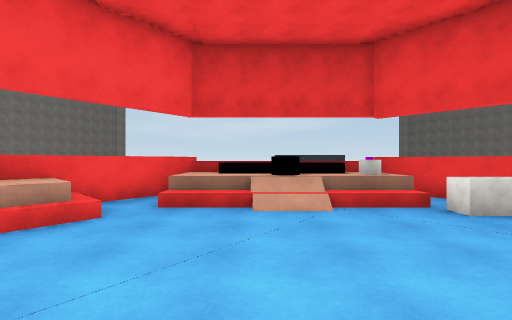
View 1 (above)

18 first-person views from a walk through a Unity game level. The camera is 1.5 m above the floor, looks level and sees 80° across. The floor is counted in squares, 2 m on a side. Each view is taken from the middle of a square. On the plan, view 1 faces up. The plan holds only what a view shows up to about 10 squares ahead; the rest is blank. The place goes on beyond the plan. Surface patterns are stand-ins for the level's own textures.

View 2
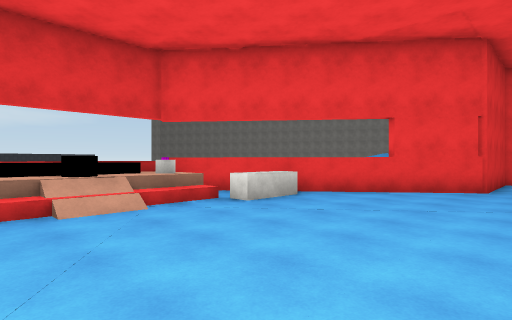

View 3
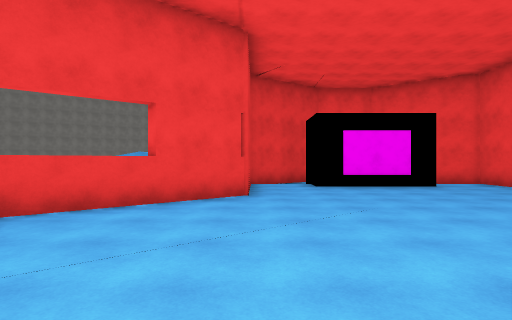

View 4
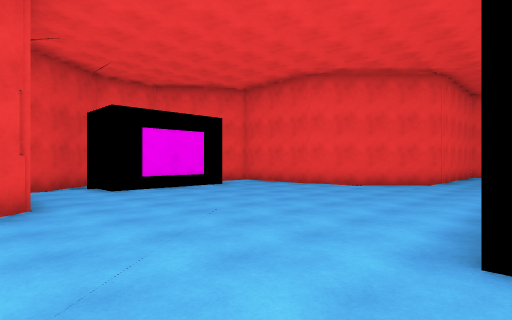

View 5
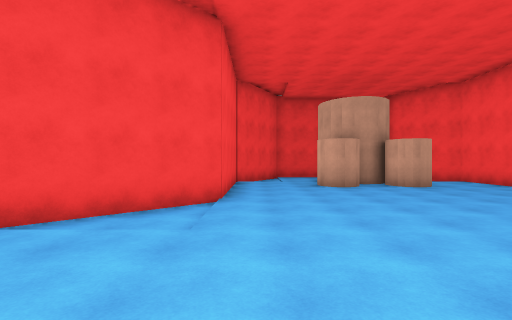

View 6
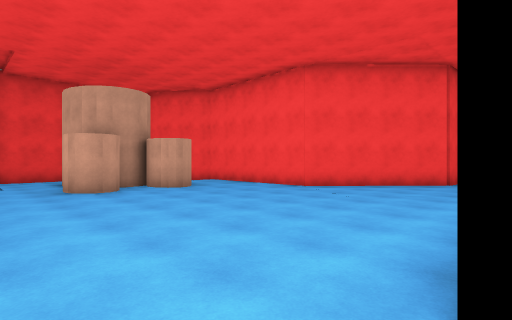

View 7
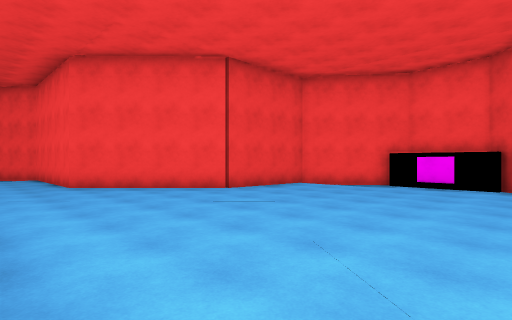

View 8
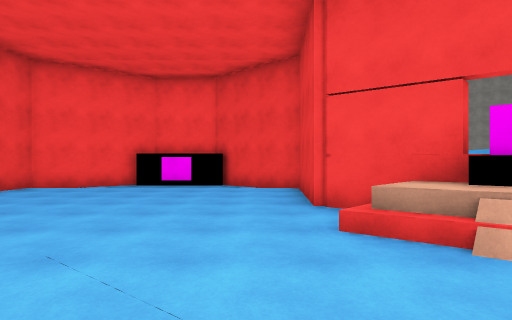

View 9
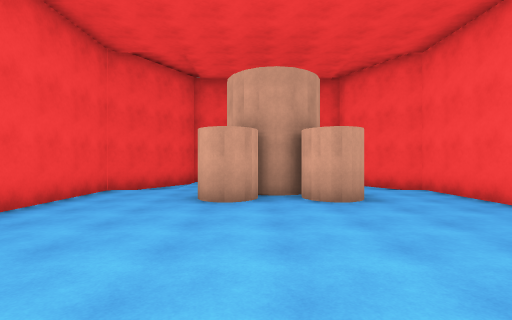

View 10
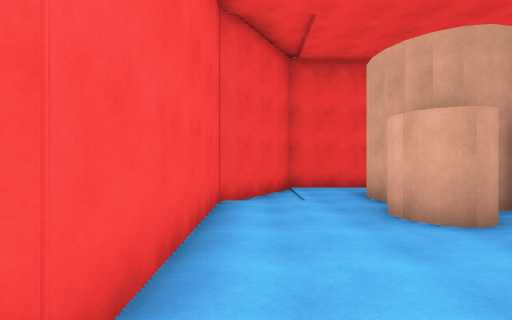

View 11
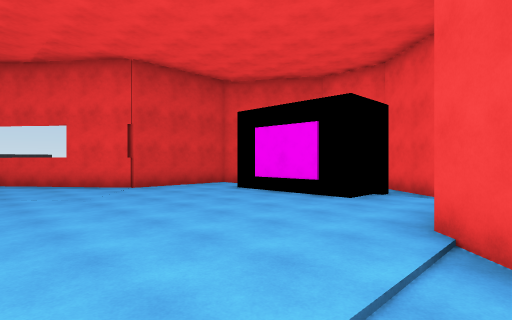

View 12
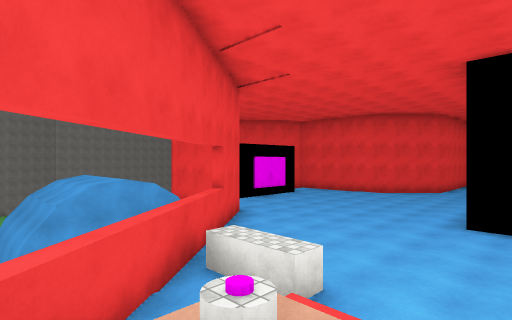

View 13
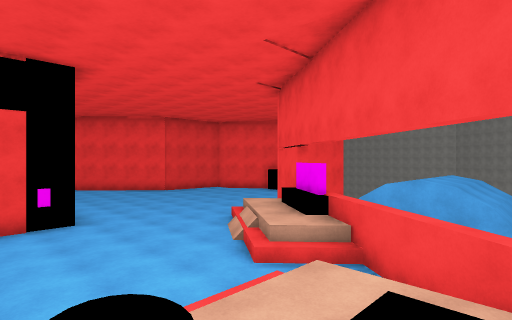

View 14
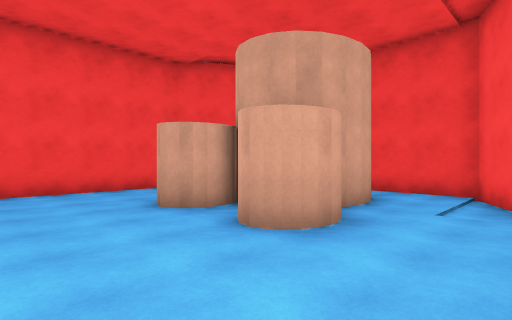

View 15
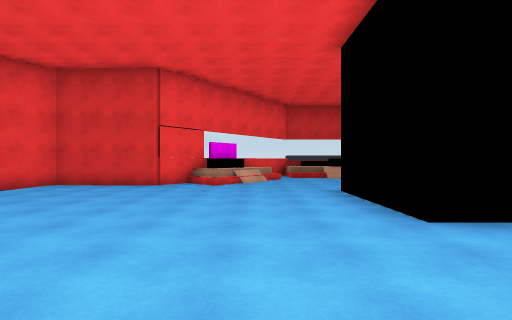

View 16
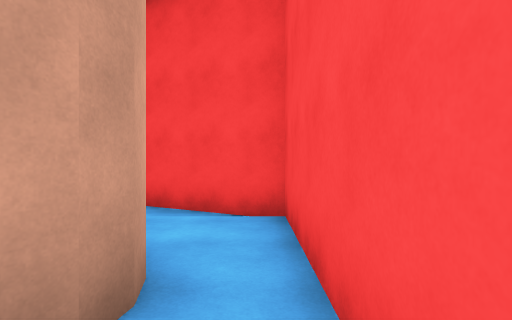

View 17
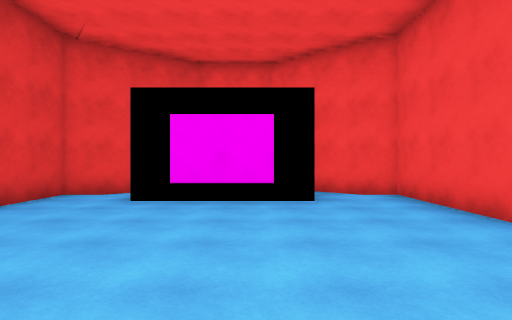

View 18
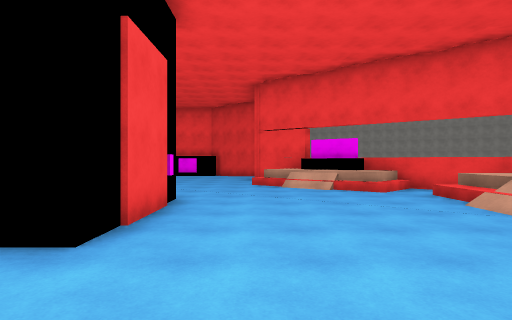

### Floor plan
Key: @ floor where view 1 was taken; # wall or solid block; . main floor; : floor 1 m higher than the main floor; + floor 1.5 m higher than the main floor; / step, stairs or slope; = window, fence, low wall or low ledge; ^ raised ledge; v drop or lower ground; O other object.
Columns run from 11 left of view 1 to 13 right of it. Each row starts with its distance up from view 1.
  7          #=++=#v
  6  ^^^^   #.:/OO##    vvvv
  5  ^^^^  v=.////..#   ^^^^
  4     ^  #:/....^^#v  ^^ ^
  3     ^ ##=........#  ^
  2      v#//.........# v
  1  v####./...........####
  0  #/........@...........#
 -1 #./.......### .......###v
 -2 #./.......    .......#
 -3 #./.......    .......# ##
 -4 #./.......    .......###v
 -5  #/....................#
 -6  v###..............####
 -7      #............#
 -8       #..........#
 -9        #........#
-10        ##.......#
-11         #.......#
-12         #.####..#
-13         #..##...#
-14         #..##...#
-15         #..##..#
-16          #.....#
-17           #####

Positions as (right, up) in squares from view 1, and headings:
1: (0, 0), facing up
2: (-1, 0), facing up-right
3: (1, 1), facing right
4: (2, 2), facing down-right
5: (4, -3), facing down
6: (4, -4), facing down-left
7: (-1, 0), facing down-left
8: (-1, 0), facing left
9: (1, -6), facing down
10: (4, -8), facing down
11: (4, -7), facing up-right
12: (1, 7), facing down-right
13: (1, 7), facing down-left
14: (-3, -9), facing down-right
15: (-3, -8), facing up
16: (-1, -16), facing right
17: (4, -3), facing right
18: (5, 1), facing left
